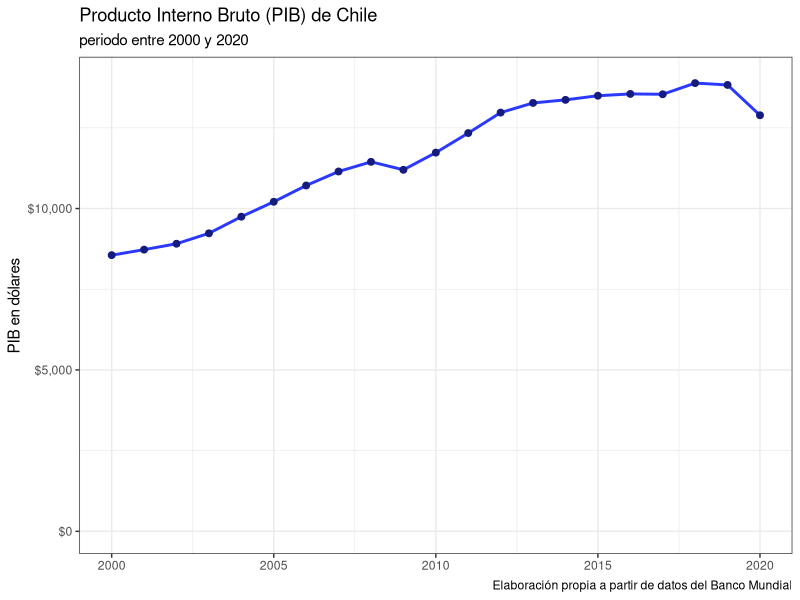
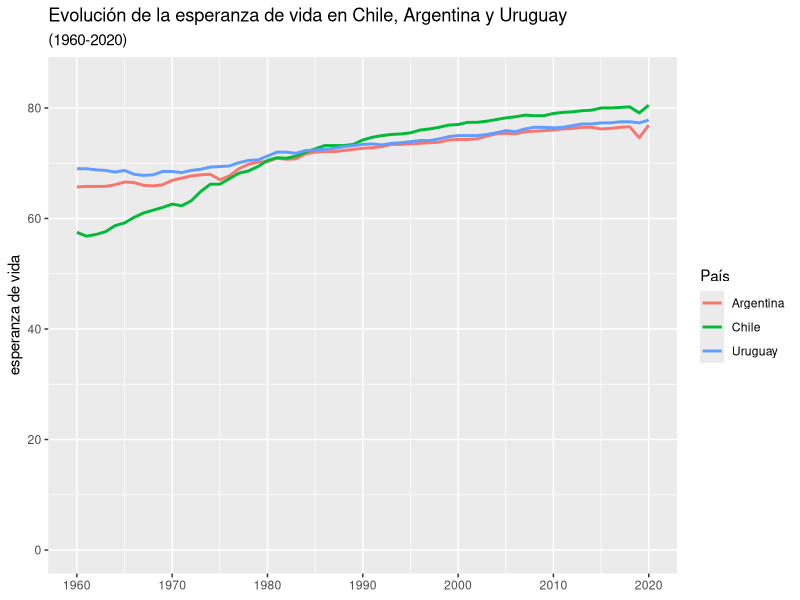
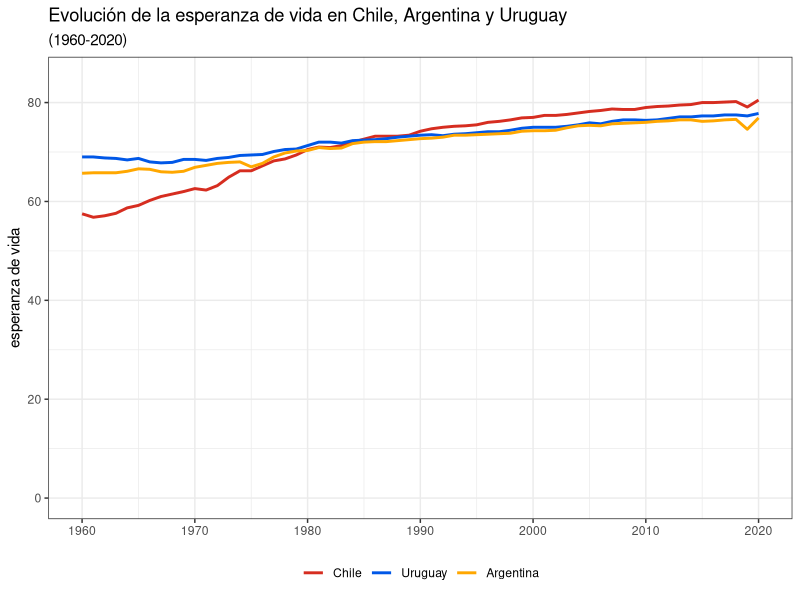
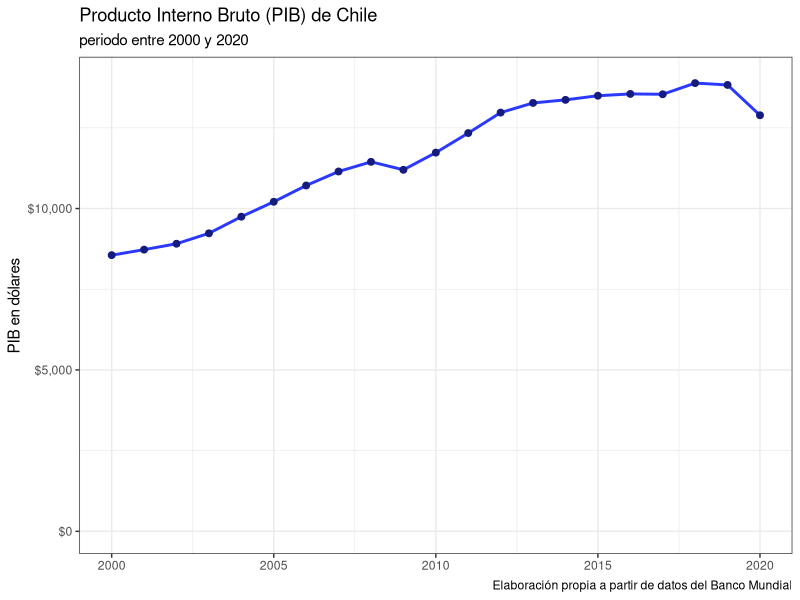

The R source for these figures, in order:
#Visualizacion con ggplot2

#paquetes
library(readr)
library(forcats) #para trabajar con variables de tipo factor (categoría)
library(dplyr)
library(ggplot2)

desarrollo <- read_csv("datos/datos-desarrollo.csv")

#Gráfico 1, PIB Chile

desarrollo |> #ctrl + shift + m el pip nativo de r, un pelin peor
  filter(pais == "Chile", anio >= 2000) |>
  ggplot(aes(x = anio, y = pib)) + #los elementos se agregan con un +, por ejemplo una linea, puntos, etc
  geom_line(color = "#2a39fd", size = 1) +
  geom_point(color = "#151c7e", size = 2) +
  scale_y_continuous(limits = c(0,14000), labels = scales::dollar) + #con scale, una familia de funciones ajustamos los ejes
  labs(title = "Producto Interno Bruto (PIB) de Chile",
       subtitle = "periodo entre 2000 y 2020",
       y = "PIB en dólares",
       x = NULL,
       caption = "Elaboración propia a partir de datos del Banco Mundial") +
  theme_bw() #forma rápida de borrar el fondo gris
  
#ggplot ejecuta por línea, da igual el orden mientras se ejecute lo que queremos, aunque una buena práctica es agrupar cosas

#Guardar el último gráfico ejecutado (plot)
ggsave("figuras/linea-pib-chile.png", width = 10, height = 7)


#Otro gráfico agregando más países

desarrollo |>
  filter(pais %in% c("Chile", "Argentina", "Uruguay")) |>
  ggplot(aes(x = anio, y = esperanza_vida, color = pais)) + #con color = pais definimos que las variables de pais se distingan por colores
  geom_line(size = 1) +
  scale_y_continuous(limits = c(0,85)) +
  scale_x_continuous(breaks = seq(1960,2020,10)) +
  labs(title = "Evolución de la esperanza de vida en Chile, Argentina y Uruguay",
       subtitle = "(1960-2020)",
       x = NULL, #se sobreentiende que el eje x es el año
       y = "esperanza de vida",
       color = "País" #para modificar el titulo de la leyenda
       ) 

#mejorando lo anterior, por ejemplo el orden de la leyenda de colores puede ser dependiendo del último valor tomado (es más fácil de leer) y no alfabético

colores_paises <- c("Chile" = "#d62d20", "Argentina" = "#ffa700", "Uruguay" = "#0057e7")

desarrollo |>
  filter(pais %in% c("Chile", "Argentina", "Uruguay")) |>
  ggplot(aes(x = anio, y = esperanza_vida, color = fct_reorder2(pais, anio, esperanza_vida))) + #se reordena según la mayor esperanza de vida en el mayor año
  geom_line(size = 1) +
  scale_y_continuous(limits = c(0,85)) +
  scale_x_continuous(breaks = seq(1960,2020,10)) +
  scale_color_manual(values = colores_paises) +
  labs(title = "Evolución de la esperanza de vida en Chile, Argentina y Uruguay",
       subtitle = "(1960-2020)",
       x = NULL, #se sobreentiende que el eje x es el año
       y = "esperanza de vida",
       color = NULL) + #para modificar el titulo de la leyenda, es obvio que son países
  theme_bw() +
  theme(legend.position = "bottom")
